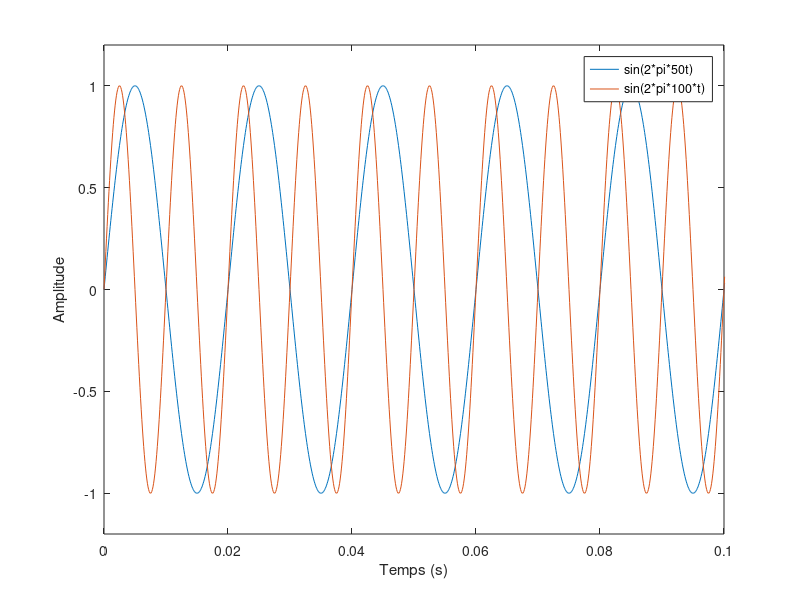
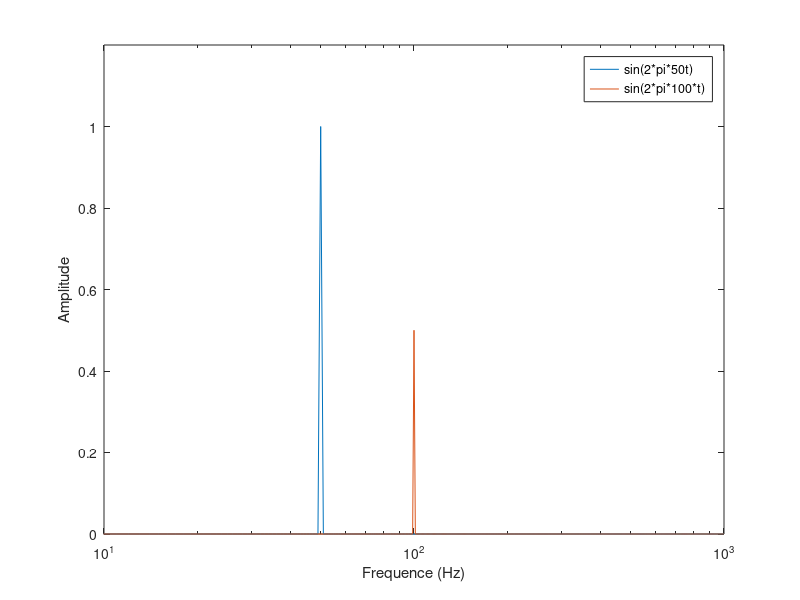

Here is the MATLAB script that generated these plots, in order:
% Premier test octave

f0 = 50;
f1 = 100;
k = 1;
a = f0/f1;
t = [0:1/10000:1];
f = [1:1:1000];

x=k*sin(2*pi*f0*t);
y=k*sin(2*pi*f1*t);

figure(1);
%plot(t, x , '-;sin(2*pi*50t);', t, y, '.@;sin(2*pi*100*t);');
plot(t, x , ';sin(2*pi*50t);', t, y, ';sin(2*pi*100*t);');
axis([0,0.1,-1.2,1.2]);
xlabel('Temps (s)');
ylabel('Amplitude');
print('./sinus_ech.eps', '-deps');

fx = zeros(1000,1);
fy = zeros(1000,1);
fx(f0) = k;
fy(f1) = a;

%[b0 b1] = bar([f0 f1],[k a]);

figure(2);
semilogx(f,fx,';sin(2*pi*50t);',f,fy,';sin(2*pi*100*t);');
axis([10,1000,0,1.2]);
xlabel('Frequence (Hz)');
ylabel('Amplitude');
print('./sinus_ech_ft.eps', '-deps');